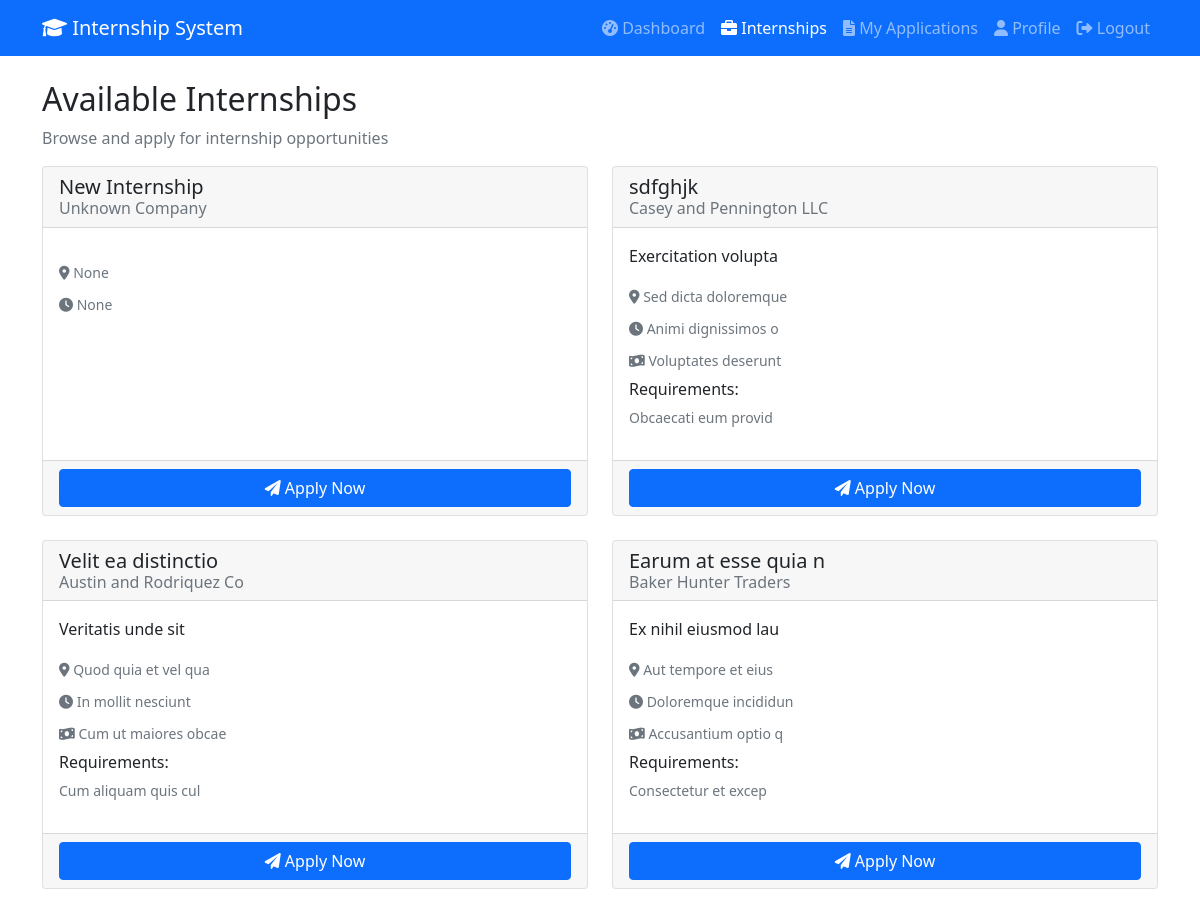
/internships (signed in), run on the app's committed database.
### models.py (models this page shows)
class Internship(Base):
    __tablename__ = "internships"
    id = Column(Integer, primary_key=True, index=True)
    title = Column(String(255), nullable=False)
    description = Column(Text)
    company = Column(String(255), nullable=False)
    location = Column(String(255))
    duration = Column(String(100))
    stipend = Column(String(100))
    requirements = Column(Text)
    created_by = Column(Integer, ForeignKey("users.id"))
    created_at = Column(DateTime(timezone=True), server_default=func.now())
    is_active = Column(Boolean, default=True)
    deadline = Column(DateTime(timezone=True))
    creator = relationship("User", back_populates="created_internships")
    applications = relationship("InternshipApplication", back_populates="internship")
    tasks = relationship("Task", back_populates="internship")
    feedback = relationship("Feedback", back_populates="internship")

### app.py (the view)
@app.get("/internships", response_class=HTMLResponse)
async def internships_page(request: Request, db: Session = Depends(get_db)):
    try:
        user = await get_current_user_from_cookie(request, db)
        if user.role != "student":
            return RedirectResponse("/dashboard?error=Access denied")
        internships = crud.get_internships(db)
        return templates.TemplateResponse("internships.html", {
            "request": request,
            "user": user,
            "internships": internships
        })
    except Exception as e:
        return RedirectResponse("/login")

### templates/internships.html (shortened to what this page needs)
<!DOCTYPE html>
<html lang="en">
<head>
    <link href="https://cdn.jsdelivr.net/npm/bootstrap@5.1.3/dist/css/bootstrap.min.css" rel="stylesheet">
    <link href="https://cdnjs.cloudflare.com/ajax/libs/font-awesome/6.0.0/css/all.min.css" rel="stylesheet">
</head>
<body>
    <nav class="navbar navbar-expand-lg navbar-dark bg-primary">
        <div class="container">
            <a class="navbar-brand" href="/dashboard">
                <i class="fas fa-graduation-cap"></i> Internship System
            </a>
            <div class="navbar-nav ms-auto">
                <a class="nav-link" href="/dashboard"><i class="fas fa-tachometer-alt"></i> Dashboard</a>
                <a class="nav-link active" href="/internships"><i class="fas fa-briefcase"></i> Internships</a>
                <a class="nav-link" href="/my-applications"><i class="fas fa-file-alt"></i> My Applications</a>
                <a class="nav-link" href="/profile"><i class="fas fa-user"></i> Profile</a>
                <a class="nav-link" href="/logout"><i class="fas fa-sign-out-alt"></i> Logout</a>
            </div>
        </div>
    </nav>
    <div class="container mt-4">
        <h2>Available Internships</h2>
        <p class="text-muted">Browse and apply for internship opportunities</p>
        <div class="row">
            {% for internship in internships %}
            <div class="col-md-6 mb-4">
                <div class="card h-100">
                    <div class="card-header">
                        <h5 class="card-title mb-1">{{ internship.title }}</h5>
                        <h6 class="card-subtitle text-muted">{{ internship.company }}</h6>
                    </div>
                    <div class="card-body">
                        <p class="card-text">{{ internship.description }}</p>
                        <div class="mb-2">
                            <small class="text-muted">
                                <i class="fas fa-map-marker-alt"></i> {{ internship.location }}
                            </small>
                        </div>
                        <div class="mb-2">
                            <small class="text-muted">
                                <i class="fas fa-clock"></i> {{ internship.duration }}
                            </small>
                        </div>
                        {% if internship.stipend %}
                        <div class="mb-2">
                            <small class="text-muted">
                                <i class="fas fa-money-bill-wave"></i> {{ internship.stipend }}
                            </small>
                        </div>
                        {% endif %}
                        {% if internship.requirements %}
                        <div class="mb-3">
                            <h6>Requirements:</h6>
                            <p class="small text-muted">{{ internship.requirements }}</p>
                        </div>
                        {% endif %}
                    </div>
                    <div class="card-footer">
                        <button class="btn btn-primary w-100" onclick="applyForInternship('{{ internship.id }}')">
                            <i class="fas fa-paper-plane"></i> Apply Now
                        </button>
                    </div>
                </div>
            </div>
            {% endfor %}
        </div>
    </div>
</body>
</html>

### data on the page
Internship: title "New Internship", company "Unknown Company", location "None", duration "None"
Internship: title "sdfghjk", company "Casey and Pennington LLC", description "Exercitation volupta", location "Sed dicta doloremque", duration "Animi dignissimos o", stipend "Voluptates deserunt", requirements "Obcaecati eum provid"
Internship: title "Velit ea distinctio", company "Austin and Rodriquez Co", description "Veritatis unde sit", location "Quod quia et vel qua", duration "In mollit nesciunt", stipend "Cum ut maiores obcae", requirements "Cum aliquam quis cul"
Internship: title "Earum at esse quia n", company "Baker Hunter Traders", description "Ex nihil eiusmod lau", location "Aut tempore et eius", duration "Doloremque incididun", stipend "Accusantium optio q", requirements "Consectetur et excep"
